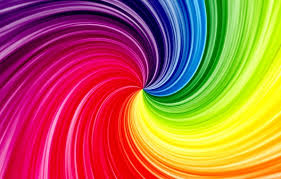
#> input picture Clustering/images/3.jpg, 281 x 179 px
$ jupyter execute K-means.ipynb   (shell and % lines are left out)
#> lines starting #> are read from the running program, lines starting #| are printed output that depends on the picture
[cell 1]
import numpy as np
import pandas as pd

import cv2

import matplotlib.pyplot as plt
import seaborn as sns

[cell 2]
img = cv2.imread('./images/3.jpg')
#> img is the input picture: shape (179, 281, 3); mean B, G, R 77.6, 103.2, 177.7

[cell 3]
plt.imshow(img)
plt.title("Image")
plt.show()

[cell 4]
hist,bins = np.histogram(img.flatten(),256,[0,256])
#> hist = 256 values, max 13206 at index 0, min 259 at index 170, mean 589.4; bins = 257 values from 0 to 256

cdf = hist.cumsum()
#> cdf = 256 values from 13206 to 150897
cdf_normalized = cdf * hist.max()/ cdf.max()
#> cdf_normalized = 256 values from 1155.7 to 13206

plt.plot(cdf_normalized, color = 'b')
plt.hist(img.flatten(),256,[0,256], color = 'r')
plt.xlim([0,256])
plt.legend(('cdf','histogram'), loc = 'upper left')
plt.show()
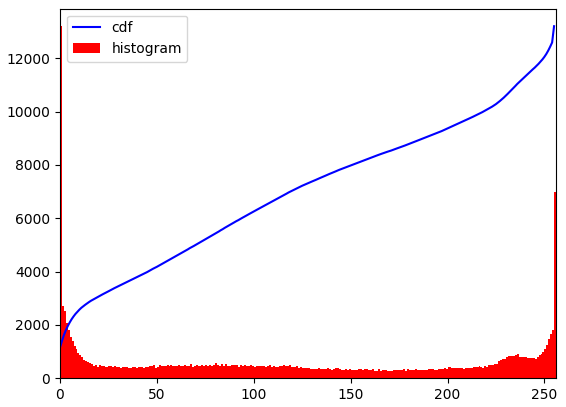
#> figure drawn by matplotlib, 1 panel; tallest bar 13206 high, from x = 0 to 1; curve peaks at x = 255, y = 13206

[cell 5]
Z = img.reshape((-1,3))
Z = np.float32(Z)

[cell 6]
# define criteria, number of clusters(K) and apply kmeans()
criteria = (cv2.TERM_CRITERIA_EPS + cv2.TERM_CRITERIA_MAX_ITER, 10, 1.0)
K = 5
ret,label,center=cv2.kmeans(Z,K,None,criteria,10,cv2.KMEANS_RANDOM_CENTERS)
#> ret = 218495753.4; center = [[69.05, 14.17, 222.4], [29.55, 171.6, 65.7], [53.84, 230.3, 226.1], [194, 118.7, 115.7], [89.35, 9.18, 76.25]]

# Now convert back into uint8, and make original image
center = np.uint8(center)
#> center = [[69, 14, 222], [29, 171, 65], [53, 230, 226], [194, 118, 115], [89, 9, 76]]
res = center[label.flatten()]
res2 = res.reshape((img.shape))
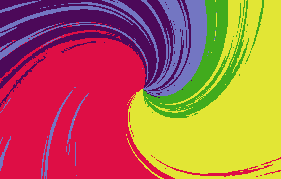
#> res2: shape (179, 281, 3); mean B, G, R 77.3, 102.9, 177.3

plt.imshow(res2)
plt.show()

[cell 7]
hist,bins = np.histogram(res2.flatten(),256,[0,256])
#> hist = 256 values, max 17858 at index 14, min 0 at index 0, mean 589.4

cdf = hist.cumsum()
#> cdf = 256 values from 0 to 150897
cdf_normalized = cdf * hist.max()/ cdf.max()
#> cdf_normalized = 256 values from 0 to 17858

plt.plot(cdf_normalized, color = 'b')
plt.hist(img.flatten(),256,[0,256], color = 'r')
plt.xlim([0,256])
plt.legend(('cdf','histogram'), loc = 'upper left')
plt.show()
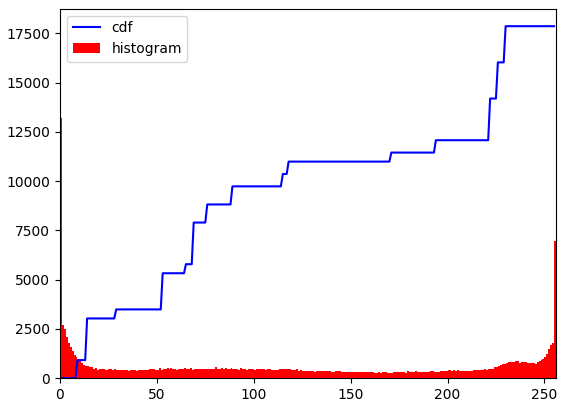
#> figure drawn by matplotlib, 1 panel; tallest bar 13206 high, from x = 0 to 1; curve peaks at x = 230, y = 17858

$ run again, with Clustering/images/2.jpg copied over Clustering/images/3.jpg
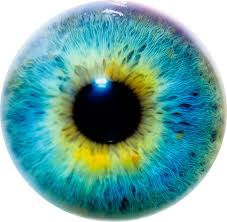
#> input picture Clustering/images/2.jpg, 227 x 222 px
#> img is the input picture: shape (222, 227, 3); mean B, G, R 163.7, 167.9, 113.6
#> `hist,bins = np.histogram(img.flatten(),256,[0,256])`: hist = 256 values, max 26612 at index 255, min 138 at index 242, mean 590.6; bins = 257 values from 0 to 256
#> `cdf = hist.cumsum()`: cdf = 256 values from 8251 to 151182
#> `cdf_normalized = cdf * hist.max()/ cdf.max()`: cdf_normalized = 256 values from 1452.4 to 26612
#> `plt.show()`:
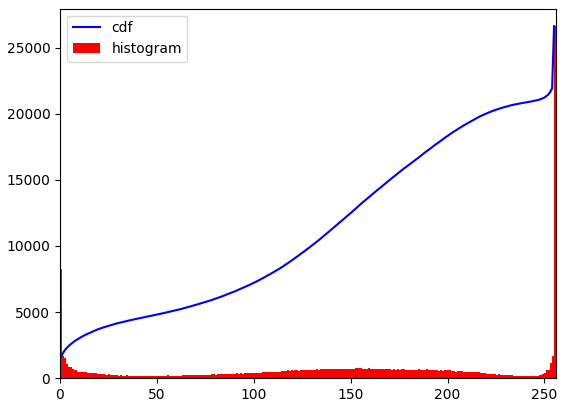
#> figure drawn by matplotlib, 1 panel; tallest bar 26612 high, from x = 255 to 256; curve peaks at x = 255, y = 26612
#> `ret,label,center=cv2.kmeans(Z,K,None,criteria,10,cv2.KMEANS_RANDOM_CEN..`: ret = 104794219.4; center = [[20.16, 18.54, 9.08], [151.1, 132.7, 22.54], [251.5, 250.5, 248.7], [187, 189.4, 122.3], [70.97, 164.6, 150.2]]
#> `center = np.uint8(center)`: center = [[20, 18, 9], [151, 132, 22], [251, 250, 248], [186, 189, 122], [70, 164, 150]]
#> `res2 = res.reshape((img.shape))`:
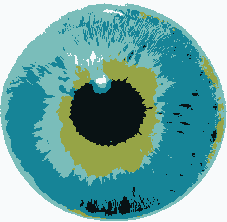
#> res2: shape (222, 227, 3); mean B, G, R 163.2, 167.4, 113.1
#> `hist,bins = np.histogram(res2.flatten(),256,[0,256])`: hist = 256 values, max 16476 at index 22, min 0 at index 0, mean 590.6
#> `cdf = hist.cumsum()`: cdf = 256 values from 0 to 151182
#> `cdf_normalized = cdf * hist.max()/ cdf.max()`: cdf_normalized = 256 values from 0 to 16476
